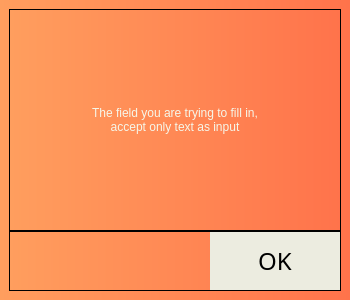
<?xml version="1.0" encoding="UTF-8"?>
<ui version="4.0">
 <class>MainWindow</class>
 <widget class="QMainWindow" name="MainWindow">
  <property name="geometry">
   <rect>
    <x>0</x>
    <y>0</y>
    <width>350</width>
    <height>300</height>
   </rect>
  </property>
  <property name="minimumSize">
   <size>
    <width>350</width>
    <height>300</height>
   </size>
  </property>
  <property name="maximumSize">
   <size>
    <width>350</width>
    <height>300</height>
   </size>
  </property>
  <property name="windowTitle">
   <string>MainWindow</string>
  </property>
  <widget class="QWidget" name="centralwidget">
   <property name="minimumSize">
    <size>
     <width>350</width>
     <height>300</height>
    </size>
   </property>
   <property name="maximumSize">
    <size>
     <width>350</width>
     <height>300</height>
    </size>
   </property>
   <property name="styleSheet">
    <string notr="true">background-color: qlineargradient(spread:pad, x1:0, y1:0, x2:1, y2:0, stop:0 rgba(255, 158, 94, 255), stop:1 rgba(255, 115, 75,255));

</string>
   </property>
   <layout class="QVBoxLayout" name="verticalLayout">
    <property name="spacing">
     <number>0</number>
    </property>
    <item>
     <widget class="QFrame" name="Alert_win_f1">
      <property name="frameShape">
       <enum>QFrame::StyledPanel</enum>
      </property>
      <property name="frameShadow">
       <enum>QFrame::Raised</enum>
      </property>
      <layout class="QHBoxLayout" name="horizontalLayout_2">
       <property name="spacing">
        <number>0</number>
       </property>
       <property name="leftMargin">
        <number>0</number>
       </property>
       <property name="topMargin">
        <number>0</number>
       </property>
       <property name="rightMargin">
        <number>0</number>
       </property>
       <property name="bottomMargin">
        <number>0</number>
       </property>
       <item>
        <widget class="QLabel" name="Alert_win_f1_lb">
         <property name="styleSheet">
          <string notr="true">font: 20pt &quot;Voga &quot;; color:#f6f6e9;</string>
         </property>
         <property name="text">
          <string>The field you are trying to fill in, 
accept only text as input</string>
         </property>
         <property name="alignment">
          <set>Qt::AlignCenter</set>
         </property>
        </widget>
       </item>
      </layout>
     </widget>
    </item>
    <item>
     <widget class="QFrame" name="Alert_win_f2">
      <property name="maximumSize">
       <size>
        <width>16777215</width>
        <height>60</height>
       </size>
      </property>
      <property name="frameShape">
       <enum>QFrame::StyledPanel</enum>
      </property>
      <property name="frameShadow">
       <enum>QFrame::Raised</enum>
      </property>
      <layout class="QHBoxLayout" name="horizontalLayout">
       <property name="leftMargin">
        <number>0</number>
       </property>
       <property name="topMargin">
        <number>0</number>
       </property>
       <property name="rightMargin">
        <number>0</number>
       </property>
       <property name="bottomMargin">
        <number>0</number>
       </property>
       <item>
        <spacer name="horizontalSpacer">
         <property name="orientation">
          <enum>Qt::Horizontal</enum>
         </property>
         <property name="sizeType">
          <enum>QSizePolicy::Maximum</enum>
         </property>
         <property name="sizeHint" stdset="0">
          <size>
           <width>200</width>
           <height>20</height>
          </size>
         </property>
        </spacer>
       </item>
       <item>
        <widget class="QPushButton" name="Alert_win_f1_btn">
         <property name="sizePolicy">
          <sizepolicy hsizetype="Preferred" vsizetype="Preferred">
           <horstretch>0</horstretch>
           <verstretch>0</verstretch>
          </sizepolicy>
         </property>
         <property name="font">
          <font>
           <family>Fira Sans Medium</family>
           <pointsize>18</pointsize>
          </font>
         </property>
         <property name="styleSheet">
          <string notr="true">QPushButton:hover
{
   border: 4px solid  rgb(31, 80, 20);
	background-color: rgb(212, 212, 201);
	

}
QPushButton {
	background-color: rgb(236, 236, 224);
	border: none;
}
</string>
         </property>
         <property name="text">
          <string>OK</string>
         </property>
        </widget>
       </item>
      </layout>
     </widget>
    </item>
   </layout>
  </widget>
 </widget>
 <resources/>
 <connections/>
</ui>
